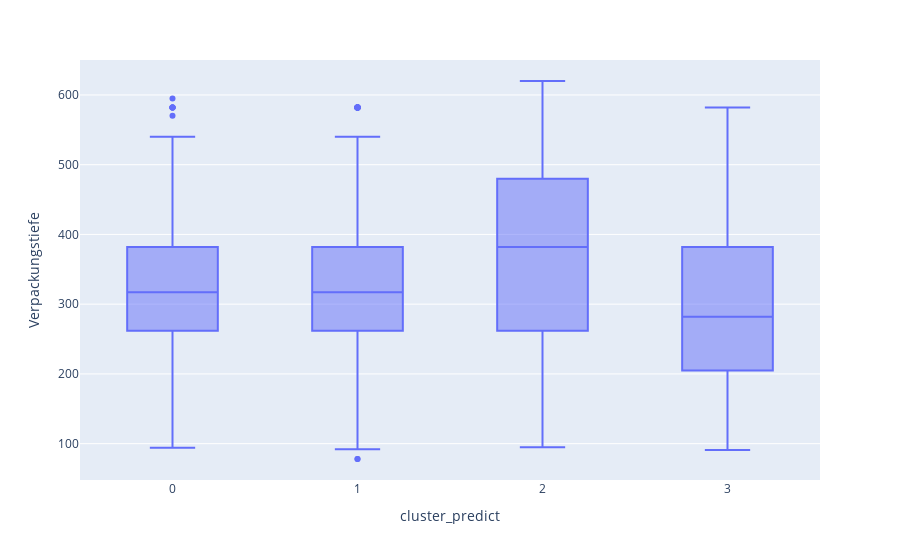

The notebook cell this image was saved under:
### Code cell
my_boxplot_fct(df_pred, "Verpackungstiefe")

### Figure 1 — Plotly figure (JSON) as saved in the notebook; plotly's stock layout.template omitted (floating-point values rounded to 4 significant figures; data arrays with more than 128 entries replaced by an {"elided": "..."} marker saying what was removed)
{"data": [{"alignmentgroup": "True", "hovertemplate": "cluster_predict=%{x}<br>Verpackungstiefe=%{y}<extra></extra>", "legendgroup": "", "marker": {"color": "#636efa"}, "name": "", "notched": false, "offsetgroup": "", "orientation": "v", "showlegend": false, "type": "box", "x": {"elided": "890 int values"}, "x0": " ", "xaxis": "x", "y": {"elided": "890 float values"}, "y0": " ", "yaxis": "y"}], "layout": {"boxmode": "group", "legend": {"tracegroupgap": 0}, "margin": {"t": 60}, "xaxis": {"anchor": "y", "domain": [0, 1], "title": {"text": "cluster_predict"}}, "yaxis": {"anchor": "x", "domain": [0, 1], "title": {"text": "Verpackungstiefe"}}}}
